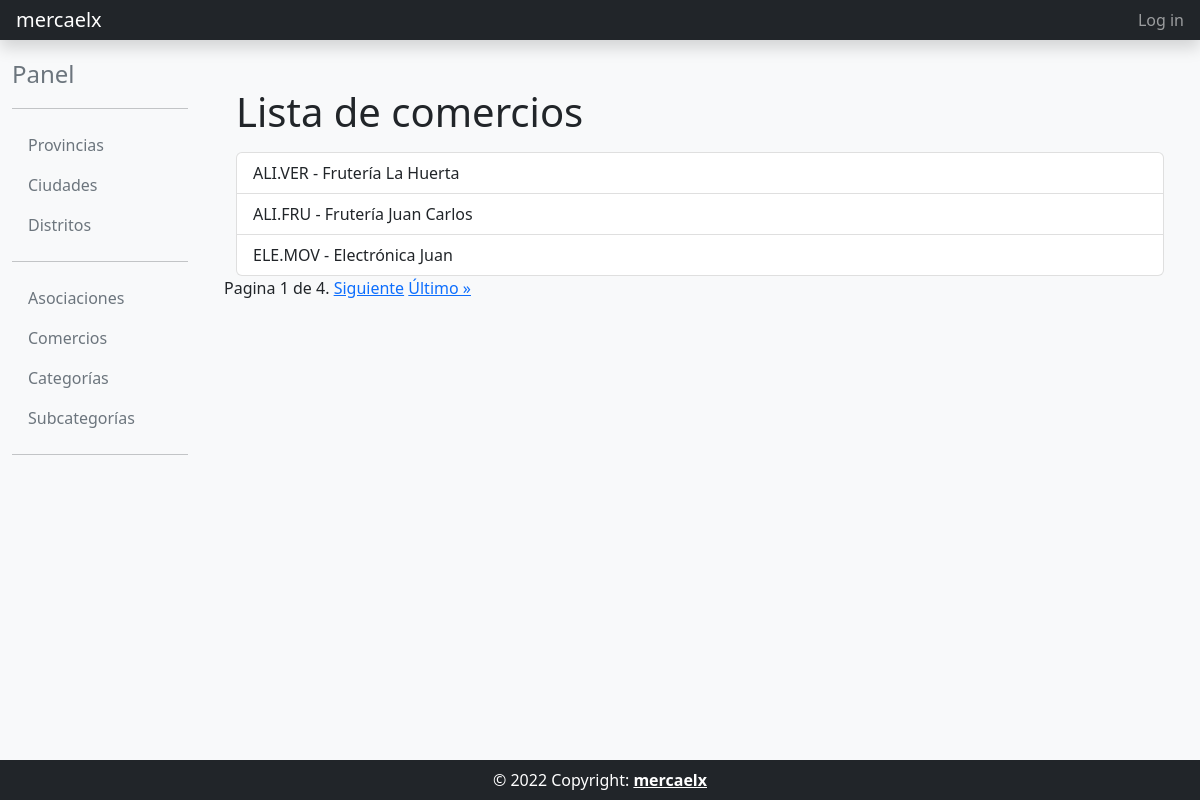
Page /comercio_list/ on the committed database.
### directorio_comercios/models.py (models this page shows, shortened)
class Comercio(models.Model):
    nombre = models.CharField(max_length=256, unique=True)
    codigo_postal = models.CharField(max_length=5)
    direccion = models.TextField()
    ciudad = models.ForeignKey('core.Ciudad', on_delete=models.PROTECT)
    categoria = models.ForeignKey(Categoria, on_delete=models.PROTECT)
    subcategoria = models.ForeignKey(Subcategoria, on_delete=models.PROTECT, blank=True, null=True)
    asociacion = models.ForeignKey(Asociacion, on_delete=models.PROTECT, blank=True, null=True)
    correo_electronico = models.EmailField(blank=True, null=True)
    telefono = models.CharField(max_length=15, blank=True, null=True,
    )
    def __str__(self):
        if self.subcategoria:
            return f"{self.categoria.codigo}.{self.subcategoria.codigo} - {self.nombre}"
        return f"{self.categoria.codigo} - {self.nombre}"
    class Meta:
        unique_together = ('ciudad', 'nombre')
        verbose_name = 'Comercio'
        verbose_name_plural = 'Comercios'
        ordering = ['ciudad__codigo', 'nombre']

class Categoria(models.Model):
    codigo = models.CharField(max_length=10)
    nombre = models.CharField(max_length=256, unique=True)

class Subcategoria(models.Model):
    codigo = models.CharField(max_length=10)
    nombre = models.CharField(max_length=256)
    categoria = models.ForeignKey(Categoria, on_delete=models.PROTECT)
    class Meta:
        unique_together = ('categoria', 'nombre')
        verbose_name = 'Subcategoría'
        verbose_name_plural = 'Subcategorías'
        ordering = ['codigo']

### directorio_comercios/views.py (the view)
# urls.py: path('comercio_list/', comercios_views.ComercioListView.as_view(), name='comercio_list'),
class ComercioListView(OrderedListMixin, ListView):
    model = Comercio
    template_name = 'directorio_comercios/comercio_list.html'
    paginate_by = 3

### common/mixins.py (called while the page is built)
    def get_queryset(self):
        queryset = super().get_queryset()
        ordering = self.request.GET.get('ordering', 'asc')
        if ordering == 'desc':
            return queryset.order_by('-id')
        return queryset.order_by('id')

### templates/directorio_comercios/comercio_list.html
{% extends "common/base_intranet.html" %}
{% block main_content %}
<div class="container">
    <h1>Lista de comercios</h1>
    <ul class="list-group mt-3">
    {% for comercio in object_list %}
        <a href="{% url 'comercio_detail' pk=comercio.id %}" class="list-group-item list-group-item-action">{{ comercio }}</a>
    {% empty %}
        <p>No existen comercios.</p>
    {% endfor %}
    </ul>
</div>
{% include 'common/pagination.html' %}
{% endblock main_content %}

### rows in the picture
Comercio: subcategoria+categoria+nombre "ALI.VER - Frutería La Huerta"
Comercio: subcategoria+categoria+nombre "ALI.FRU - Frutería Juan Carlos"
Comercio: subcategoria+categoria+nombre "ELE.MOV - Electrónica Juan"

### other values in the picture
{{ page_obj.number }} "1"
{{ page_obj.paginator.num_pages }} "4"
